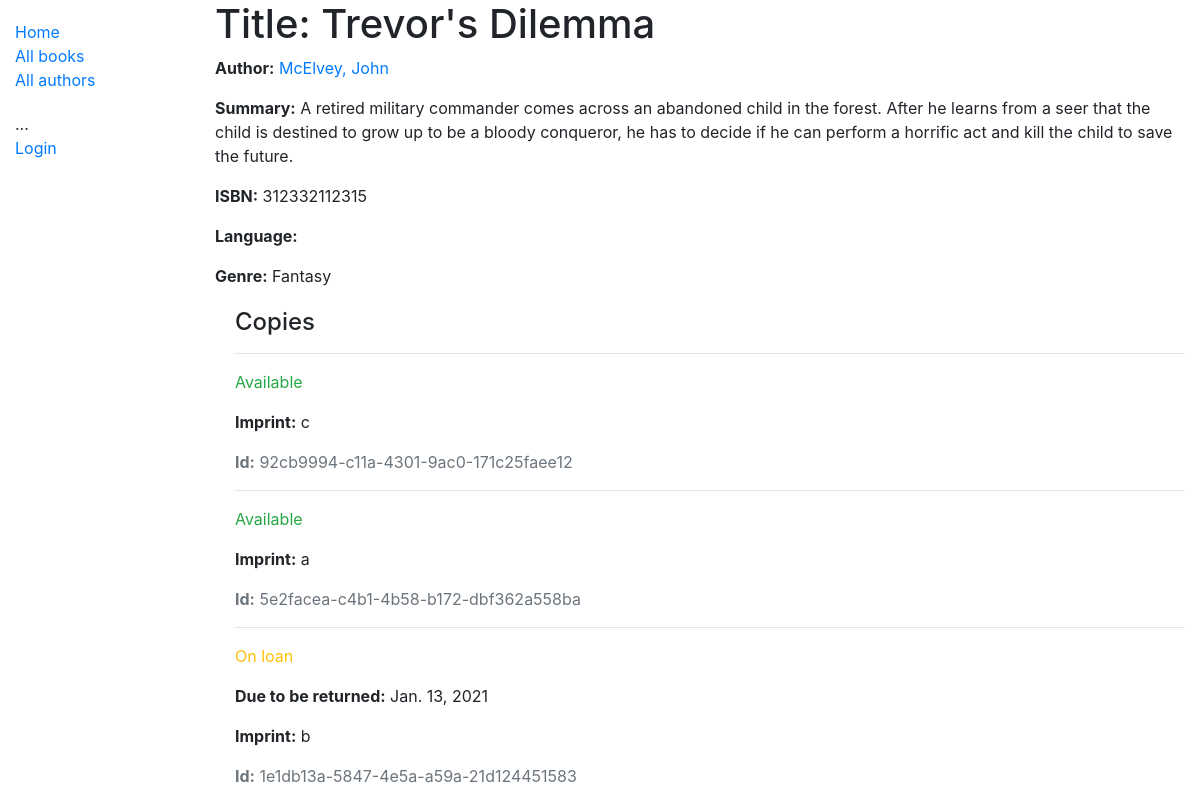
/catalog/book/6, run on the app's committed database.
### catalog/models.py (models this page shows, shortened)
class Book(models.Model):
    title = models.CharField(max_length=200)
    author = models.ForeignKey('Author', on_delete=models.SET_NULL, null=True)
    summary = models.TextField(max_length=1000, help_text='Enter a brief description of the book')
    isbn = models.CharField('ISBN', max_length=13, unique=True,
                             help_text='13 Character <a href="https://www.isbn-international.org/content/what-isbn">ISBN number</a>')
    genre = models.ManyToManyField(Genre, help_text='Select a genre for this book')
    def display_genre(self):
        """Create a string for the Genre. This is required to display genre in Admin."""
        return ', '.join(genre.name for genre in self.genre.all()[:3])
    display_genre.short_description = 'Genre'

class Author(models.Model):
    first_name = models.CharField(max_length=100)
    last_name = models.CharField(max_length=100)
    date_of_birth = models.DateField(null=True, blank=True)
    date_of_death = models.DateField('Died', null=True, blank=True)
    class Meta:
        ordering = ['last_name', 'first_name']
    def __str__(self):
        return f'{self.last_name}, {self.first_name}'

class Genre(models.Model):
    name = models.CharField(max_length=200, help_text='Enter a book genre (e.g. Science Fiction)')
    def __str__(self):
        return self.name

class BookInstance(models.Model):
    id = models.UUIDField(primary_key=True, default=uuid.uuid4, help_text='Unique ID for this particular book across whole library')
    book = models.ForeignKey('Book', on_delete=models.CASCADE)
    imprint = models.CharField(max_length=200)
    due_back = models.DateField(null=True, blank=True)
    borrower = models.ForeignKey(User, on_delete=models.SET_NULL, null=True, blank=True)
    LOAN_STATUS = (
        ('m', 'Maintenance'),
        ('o', 'On loan'),
        ('a', 'Available'),
        ('r', 'Reserved'),
    )
    status = models.CharField(
        max_length=1,
        choices=LOAN_STATUS,
        blank=True,
        default='m',
        help_text='Book availability',
    )
    class Meta:
        ordering = ['due_back']
        permissions = (("can_mark_returned", "Set book as returned"),)

### catalog/views.py (the view)
# urls.py: path('book/<int:pk>', views.BookDetailView.as_view(), name='book-detail'),
class BookDetailView(generic.DetailView):
    model = Book

### catalog/templates/catalog/book_detail.html
{% extends "base_generic.html" %}
{% block content %}
  <h1>Title: {{ book.title }}</h1>
  <p><strong>Author:</strong> <a href="">{{ book.author }}</a></p>
  <p><strong>Summary:</strong> {{ book.summary }}</p>
  <p><strong>ISBN:</strong> {{ book.isbn }}</p>
  <p><strong>Language:</strong> {{ book.language }}</p>
  <p><strong>Genre:</strong> {{ book.genre.all|join:", " }}</p>
  <div style="margin-left:20px;margin-top:20px">
    <h4>Copies</h4>
    {% for copy in book.bookinstance_set.all %}
      <hr>
      <p class="{% if copy.status == 'a' %}text-success{% elif copy.status == 'm' %}text-danger{% else %}text-warning{% endif %}">
        {{ copy.get_status_display }}
      </p>
      {% if copy.status != 'a' %}
        <p><strong>Due to be returned:</strong> {{ copy.due_back }}</p>
      {% endif %}
      <p><strong>Imprint:</strong> {{ copy.imprint }}</p>
      <p class="text-muted"><strong>Id:</strong> {{ copy.id }}</p>
    {% endfor %}
  </div>
{% endblock %}

### catalog/templates/base_generic.html (shortened to what this page needs)
<!DOCTYPE html>
<html lang="en">
<head>
  <link rel="stylesheet" href="https://cdn.jsdelivr.net/npm/bootstrap@4.5.3/dist/css/bootstrap.min.css">
  {% load static %}
  <link rel="stylesheet" href="{% static 'css/styles.css' %}">
</head>
<body>
  <div class="container-fluid">
    <div class="row">
      <div class="col-sm-2">
      {% block sidebar %}
        <ul class="sidebar-nav">
          <li><a href="{% url 'index' %}">Home</a></li>
          <li><a href="{% url 'books' %}">All books</a></li>
          <li><a href="{% url 'authors' %}">All authors</a></li>
        </ul>
        <ul class="sidebar-nav">
          ...
         {% if user.is_authenticated %}
           <li>User: {{ user.get_username }}</li>
           <li><a href="{% url 'my-borrowed' %}">My books</a></li>
           <li><a href="{% url 'logout'%}?next={{request.path}}">Logout</a></li>
         {% else %}
           <li><a href="{% url 'login'%}?next={{request.path}}">Login</a></li>
         {% endif %}
        </ul>
     {% endblock %}
      </div>
      <div class="col-sm-10 ">{% block content %}{% endblock %}
      </div>
    </div>
  </div>
</body>
</html>

### catalog/static/css/styles.css (style rules this page uses)
.sidebar-nav { margin-top: 20px; padding: 0; list-style: none; }

### data on the page
Book: title "Trevor's Dilemma", author "McElvey, John", summary "A retired military commander comes across an abandoned child in the forest. After he learns from a seer that the child is destined to grow up to be a bloody conqueror, he has to decide if he can perform a horrific act and kill the child to save the future.", isbn "312332112315", genre.all "Fantasy"
BookInstance: status "Available", imprint "c", id "92cb9994-c11a-4301-9ac0-171c25faee12"
BookInstance: status "Available", imprint "a", id "5e2facea-c4b1-4b58-b172-dbf362a558ba"
BookInstance: status "On loan", due_back "Jan. 13, 2021", imprint "b", id "1e1db13a-5847-4e5a-a59a-21d124451583"
